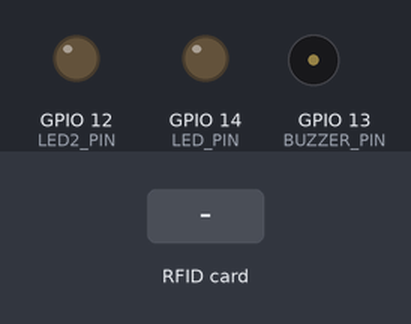
Simulated run of this sketch. Board: ESP32. On the bench: output pins drawn as LEDs (lit = HIGH), buzzer (waves = sounding, pin HIGH). The test bench sets the inputs (shaded band). WiFi joins after 1.5 s; servers stay silent unless stated; the local clock reads 2024-03-15 10:24:30 at power-on unless the sketch sets it; no MQTT or app messages arrive unless stated; what the sketch prints to the serial monitor is not drawn.

Above: at 0.1 s.
At 2.7 s:
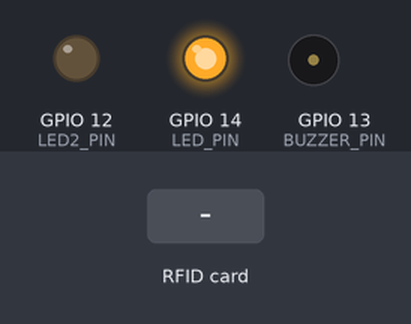
2.8 s: RFID card 5E 7A 19 C4 held to the reader
At 3.6 s:
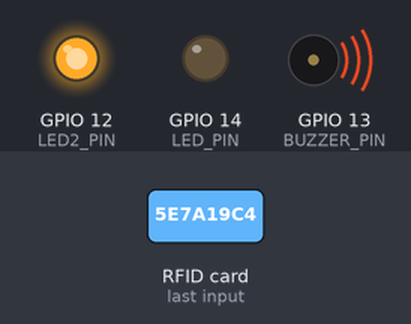
Timing chart, 0 to 7.3 s (numbered marks = the images above; inputs shaded):
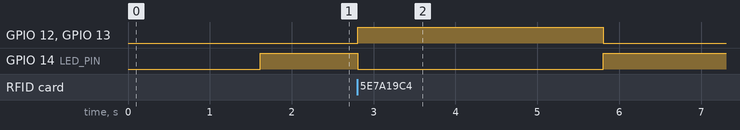

Measured:
- after the input at 2.8 s, GPIO 12 (LED2_PIN), GPIO 13 (BUZZER_PIN): LOW → HIGH at once, → LOW 3.0 s later; GPIO 14 (LED_PIN): HIGH → LOW at once, → HIGH 3.0 s later

The sketch:

soutenance.ino
```cpp
#include <SPI.h>
#include <MFRC522.h>
#include <WiFi.h>
#include <PubSubClient.h>
#include <time.h>
#include <ArduinoJson.h>

// Définir les broches pour le module RC522
#define SS_PIN 5  // Broche de sélection (SDA)
#define RST_PIN 27 // Broche de réinitialisation (RESET)

// Définir les broches pour le buzzer et la LED
#define BUZZER_PIN 13
#define LED_PIN 14
#define LED2_PIN 12 //////////

// Définir les informations de votre réseau WiFi
const char* ssid = "Orange-15D6";
const char* password = "NaTbt7i3MeR";

// Définir l'adresse IP du Raspberry Pi
const char* mqtt_server = "192.168.211.178";

// Définir le nom d'utilisateur et le mot de passe MQTT
const char* mqtt_user = "rpi";
const char* mqtt_password = "rpi";

// Définir le sujet MQTT pour publier l'ID de la balise RFID
const char* mqtt_topic = "G001";

WiFiClient espClient;
PubSubClient client(espClient);
MFRC522 mfrc522(SS_PIN, RST_PIN);

String _time;
const char* ntpServer = "pool.ntp.org";

void setup() {
  Serial.begin(115200);
  SPI.begin();      // Initialiser SPI bus
  mfrc522.PCD_Init(); // Initialiser le module RC522

  pinMode(BUZZER_PIN, OUTPUT); // Initialiser le buzzer comme sortie
  pinMode(LED_PIN, OUTPUT);    // Initialiser la LED comme sortie
  pinMode(LED2_PIN, OUTPUT); ////////
  setup_wifi();
  client.setServer(mqtt_server, 1883);
  configTime(0, 0, ntpServer); // Initialiser NTP
}

void loop() {
  // Vérifier la connexion MQTT
  if (!client.connected()) {
    reconnect();
  }
  client.loop();

  // Vérifier si une nouvelle carte RFID est détectée
  if (mfrc522.PICC_IsNewCardPresent() && mfrc522.PICC_ReadCardSerial()) {
    // Lire l'ID de la carte RFID
    Get_Epoch_Time();
    String content = "";
  for (byte i = 0; i < mfrc522.uid.size; i++) {
   content.concat(String(mfrc522.uid.uidByte[i] < 0x10 ? "0" : ""));
   content.concat(String(mfrc522.uid.uidByte[i], HEX));
}

    content.toUpperCase();

    // Créer un objet JSON
    StaticJsonDocument<200> doc;
    doc["Data1"] = content;
    doc["Data2"] = mqtt_topic;
    doc["Data3"] = _time;

    // Sérialiser l'objet JSON en une chaîne JSON
    char jsonBuffer[256];
    serializeJson(doc, jsonBuffer);

    Serial.print("RFID Tag UID: ");
    Serial.println(jsonBuffer);

    // Publier l'ID de la balise RFID sur MQTT
    client.publish(mqtt_topic, jsonBuffer);

    // Activer le buzzer pendant 5 secondes
    digitalWrite(BUZZER_PIN, HIGH);
    digitalWrite(LED2_PIN, HIGH);
    digitalWrite(LED_PIN, LOW);
    delay(3000);
    digitalWrite(BUZZER_PIN, LOW);
    digitalWrite(LED2_PIN, LOW);
    digitalWrite(LED_PIN, HIGH);

    // Délai avant de pouvoir lire une nouvelle carte
    delay(1000);
  }
}

unsigned long Get_Epoch_Time() {
  time_t now;
  struct tm timeinfo;
  if (!getLocalTime(&timeinfo)) {
    return (0);
  }
  char timeStr[20];  // Buffer to hold the formatted time String
  strftime(timeStr, sizeof(timeStr), "%Y-%m-%d %H:%M:%S", &timeinfo); //time fct
  _time = String(timeStr);
  //Serial.println(_time);
  time(&now);
  return now;
}

void setup_wifi() {
  delay(10);
  Serial.println();
  Serial.print("Connecting to ");
  Serial.println(ssid);

  WiFi.begin(ssid, password);

  while (WiFi.status() != WL_CONNECTED) {
    delay(500);
    Serial.print(".");
  }

  Serial.println("");
  Serial.println("WiFi connected");
  Serial.println("IP address: ");
  Serial.println(WiFi.localIP());
}

void reconnect() {
  // Boucle jusqu'à ce que nous soyons re-connectés
  while (!client.connected()) {
    Serial.print("Attempting MQTT connection...");
    // Tentative de connexion
    if (client.connect("ESP32Client", mqtt_user, mqtt_password)) {
      Serial.println("connected");
      digitalWrite(LED_PIN, HIGH); // Allumer la LED si connecté
    } else {
      Serial.print("failed, rc=");
      Serial.print(client.state());
      Serial.println(" try again in 5 seconds");
      digitalWrite(LED_PIN, LOW); // Éteindre la LED si déconnecté
      // Attente avant une nouvelle tentative
      delay(5000);
    }
  }
}
```
